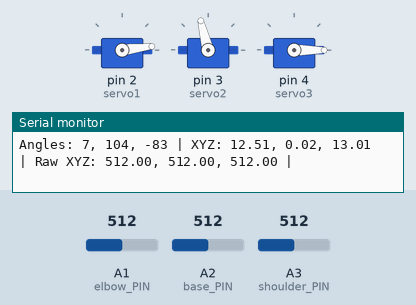
Recording of a sketch running on a simulated Arduino Uno, built with avr-gcc and run on an emulated ATmega328P. On the bench: 3 × servo, the last lines printed to the serial monitor. The inputs (shaded band) are chosen by the test bench; at power-on: A1 (elbow_PIN) = 512, A3 (shoulder_PIN) = 512, A2 (base_PIN) = 512.

Above: at 6.2 s.
6.3 s: A1 (elbow_PIN) set to 716
At 7.4 s:
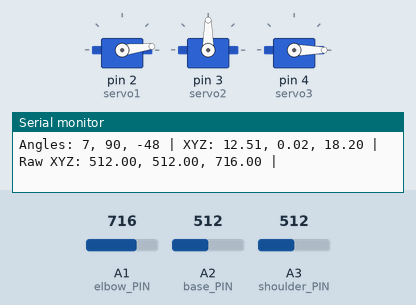
7.9 s: A3 (shoulder_PIN) set to 716
At 8.9 s:
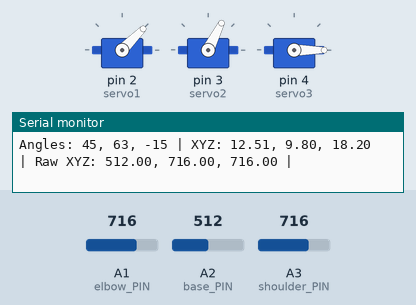
9.5 s: A2 (base_PIN) set to 306
At 10.0 s:
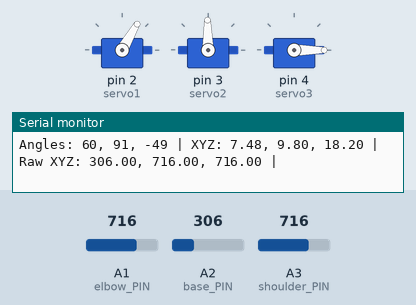
11.0 s: A2 (base_PIN) set to 122
At 11.4 s:
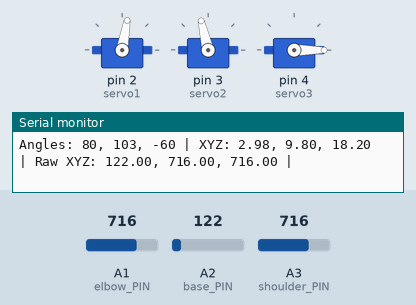
12.6 s: A3 (shoulder_PIN) set to 511
At 13.9 s:
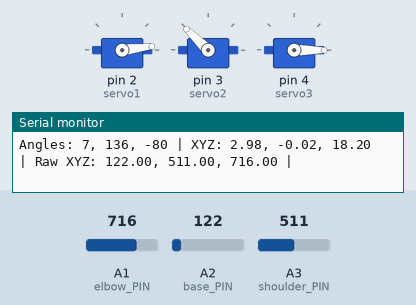
14.2 s: A1 (elbow_PIN) set to 511
At 15.2 s:
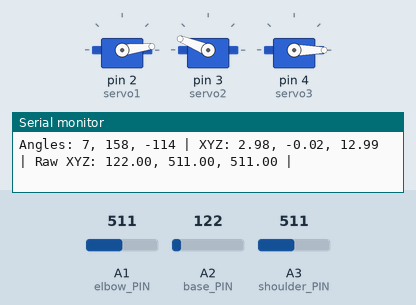
Timing chart, 0 to 16.7 s (numbered marks = the images above; inputs shaded):
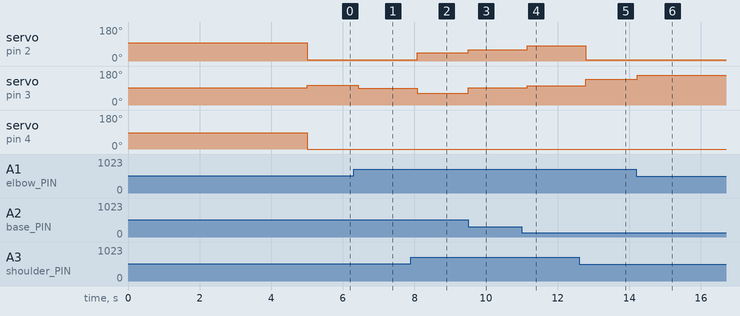

Measured:
- after the input at 6.3 s, servo on pin 3 (servo2): 104° → 90° after 0.14 s
- after the input at 7.9 s, servo on pin 2 (servo1): 7° → 45° after 0.17 s; servo on pin 3 (servo2): 90° → 63° after 0.17 s
- after the input at 9.5 s, servo on pin 2 (servo1): 45° → 60° at once; servo on pin 3 (servo2): 63° → 91° at once
- after the input at 11.0 s, servo on pin 2 (servo1): 60° → 80° after 0.15 s; servo on pin 3 (servo2): 91° → 103° after 0.15 s
- after the input at 12.6 s, servo on pin 2 (servo1): 80° → 7° after 0.19 s; servo on pin 3 (servo2): 103° → 136° after 0.19 s
- after the input at 14.2 s, servo on pin 3 (servo2): 136° → 158° at once

The sketch:

Task11_Code2_new.ino
```cpp
#include<math.h>
#include<Servo.h>
// Define the link length (cm)
const float L1 = 0.0;
const float L2 = 9.6;
const float Lg = 14.9;

// Define the starting position
const float angle1_start = 90.0;
const float angle2_start = 90.0;
const float angle3_start = 90.0;

// Define the offset angles
const float offset_theta1 = 7;
const float offset_theta2 = 2;
const float offset_theta3 = -5;

// Servo objects
Servo servo1; // Base Yaw
Servo servo2; // Should Pitch
Servo servo3; // Elbow Pitch

// Pot pins
const int base_PIN = A2;
const int shoulder_PIN = A3;
const int elbow_PIN = A1;

// Define the workspace
float X_MIN = 0.0;
float X_MAX = 25.0;

float Y_MIN = -24.5;
float Y_MAX = 24.5;

float Z_MIN = 0.0;
float Z_MAX = 26.0;

// Mapping
float mapFloat (float x, float inMIN, float inMAX, float outMIN, float outMAX){
  float value = (x - inMIN) * ((outMAX - outMIN) / (inMAX - inMIN)) + outMIN;
  return value;
}

void moveToPosition(float x, float y, float z){
  bool OK = true;
  float theta1_rad = atan2(y,x);

  float R = sqrt(pow(x,2) + pow(y, 2));
  float z_prime = z - L1;
  float c3 = (pow(R,2) + pow(z_prime, 2) - pow(L2, 2) - pow(Lg, 2)) / (2.0 * L2 * Lg);
  float s3 = -sqrt(1.0 - pow(c3, 2));
  float theta3_rad = -atan2(s3, c3);


  if (c3 < -1.0 || c3 > 1.0){
    OK = false;
  }

  if (OK == false){
    Serial.print("The position is not reachable");
  } else {
    float K1 = L2 + Lg * c3;
    float K2 = Lg * s3;

    float beta = atan2(K2, K1);
    float theta2_rad = atan2(z_prime, R) - beta;

    int angle1 = round((theta1_rad * 180.0 / PI) + offset_theta1);
    int angle2 = round((theta2_rad * 180.0 / PI) + offset_theta2);
    int angle3 = -round((theta3_rad * 180.0 / PI) + offset_theta3);

    servo1.write(constrain(angle1, 0, 180));
    servo2.write(constrain(angle2, 0, 180));
    servo3.write(constrain(angle3, 0, 180));

    Serial.print("Angles: ");
    Serial.print(angle1); Serial.print(", ");
    Serial.print(angle2); Serial.print(", ");
    Serial.print(angle3); Serial.print(" | ");
  }


}

void setup() {
  // put your setup code here, to run once:
  Serial.begin(115200);
  servo1.attach(2);
  servo2.attach(3);
  servo3.attach(4);

  Serial.println("3-DOF CARTESIAN CONTROL STARTED");

  servo1.write(angle1_start + offset_theta1);
  servo2.write(angle2_start + offset_theta2);
  servo3.write(angle3_start + offset_theta3);
  delay(5000);
}

void loop() {
  // put your main code here, to run repeatedly:
  float targetX_raw = analogRead(base_PIN);
  float targetY_raw = analogRead(shoulder_PIN);
  float targetZ_raw = analogRead(elbow_PIN);

  float targetX = mapFloat(targetX_raw, 0, 1023, X_MIN, X_MAX);
  float targetY = mapFloat(targetY_raw, 0, 1023, Y_MIN, Y_MAX);
  float targetZ = mapFloat(targetZ_raw, 0, 1023, Z_MIN, Z_MAX);

  moveToPosition(targetX, targetY, targetZ);

  Serial.print("XYZ: ");
  Serial.print(targetX); Serial.print(", ");
  Serial.print(targetY); Serial.print(", ");
  Serial.print(targetZ); Serial.print(" | ");

  Serial.print("Raw XYZ: ");
  Serial.print(targetX_raw); Serial.print(", ");
  Serial.print(targetY_raw); Serial.print(", ");
  Serial.print(targetZ_raw); Serial.print(" | \n");

  delay(200);
}
```
